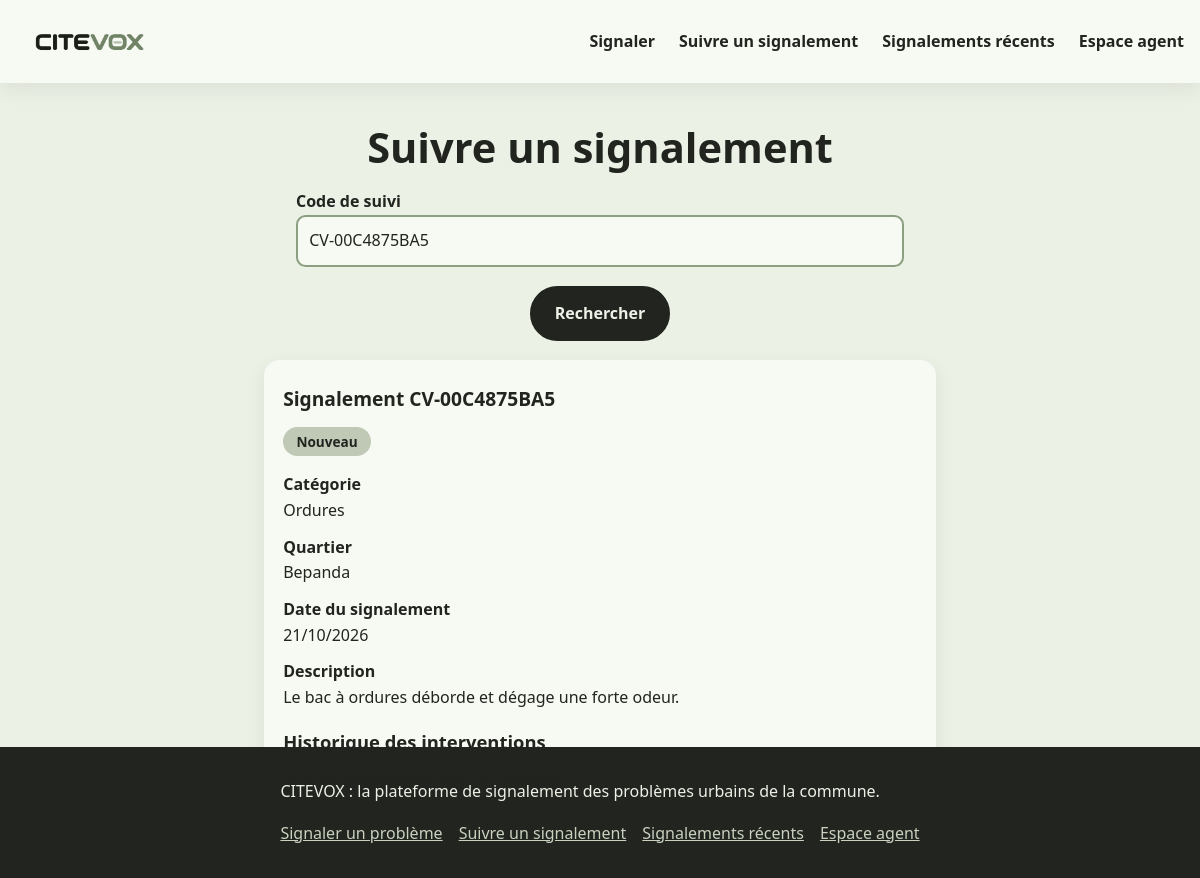
Page /suivre?code=CV-00C4875BA5 on the earlier database version.
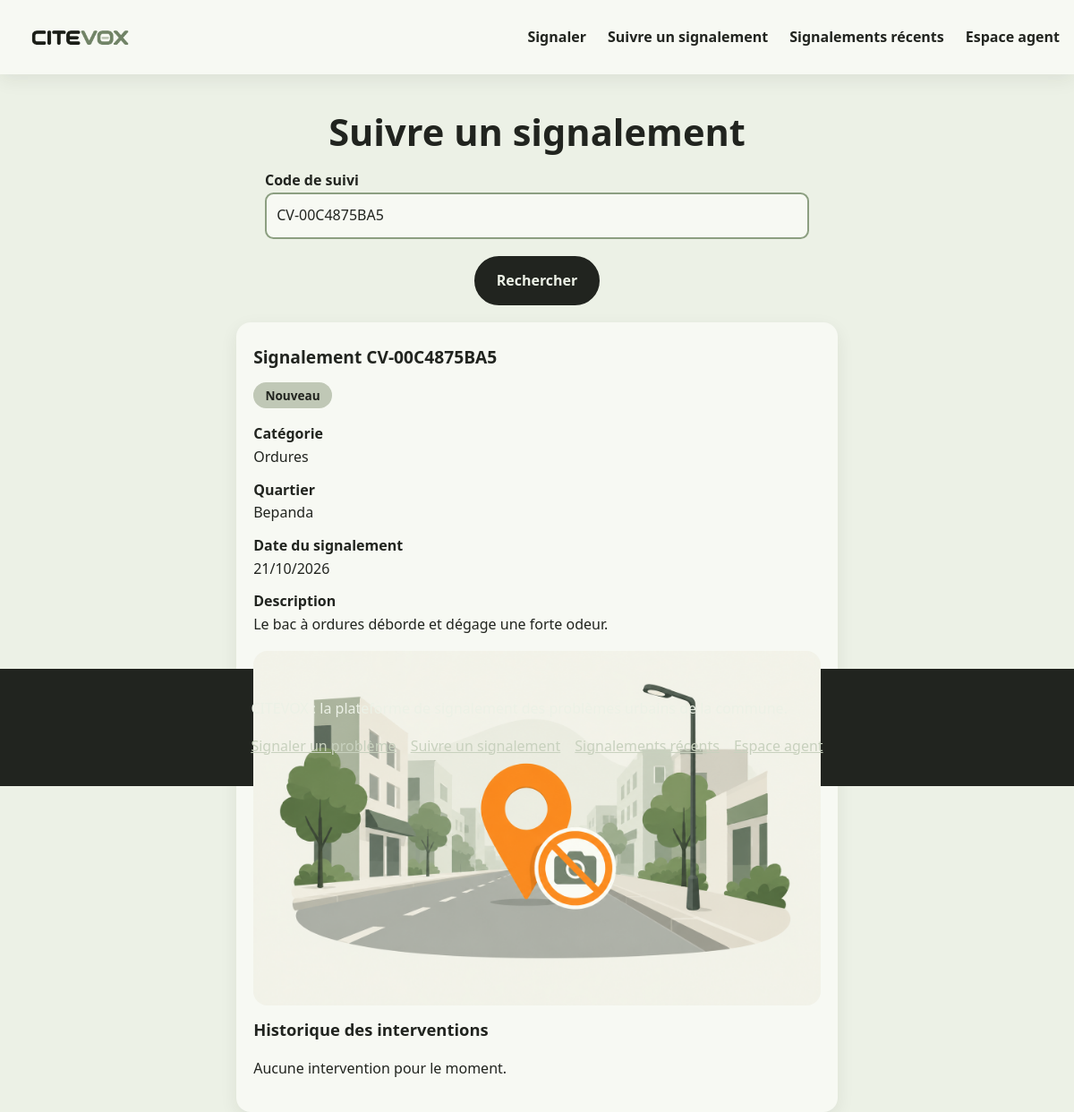
Same page on the later database version.
### tables this page shows
CREATE TABLE signalements (
    id INTEGER PRIMARY KEY AUTOINCREMENT,
    code_suivi TEXT NOT NULL UNIQUE,
    categorie_id INTEGER NOT NULL REFERENCES categories(id),
    quartier_id INTEGER NOT NULL REFERENCES quartiers(id),
    description TEXT NOT NULL CHECK (length(description) >= 20),
    reperage TEXT NOT NULL,
    telephone TEXT NOT NULL CHECK (length(telephone) = 9),
    photo TEXT,                         -- nom généré par le serveur (facultatif)
    statut TEXT NOT NULL DEFAULT 'nouveau'
        CHECK (statut IN ('nouveau', 'en_cours', 'resolu', 'rejete')),
    cree_le TEXT NOT NULL DEFAULT CURRENT_TIMESTAMP   -- UTC
);

CREATE TABLE categories (
    id INTEGER PRIMARY KEY AUTOINCREMENT,
    nom TEXT NOT NULL UNIQUE,
    slug TEXT NOT NULL UNIQUE,          -- nom des images : images/categories/<slug>.jpg
    service TEXT NOT NULL               -- service responsable
);

CREATE TABLE quartiers (
    id INTEGER PRIMARY KEY AUTOINCREMENT,
    nom TEXT NOT NULL UNIQUE
);

### app.py (the view)
@app.route("/suivre")
def suivre():
    code = request.args.get("code", "").strip().upper()
    s = historique = None
    if code:
        s = requete("SELECT s.*, c.nom AS categorie, q.nom AS quartier FROM signalements s"
                    " JOIN categories c ON c.id = s.categorie_id JOIN quartiers q ON q.id = s.quartier_id"
                    " WHERE s.code_suivi = ?", (code,), un=True)
        if s is None:
            flash("Aucun signalement ne correspond à ce code.", "erreur")
        else:  # ni téléphone, ni agent, ni identifiant interne
            historique = requete("SELECT date_intervention, commentaire, nouveau_statut FROM interventions"
                                 " WHERE signalement_id = ? ORDER BY date_intervention, id", (s["id"],))
    return render_template("suivre.html", code=code, s=s, historique=historique), (404 if code and s is None else 200)

### app.py (called while the page is built)
def get_db():
    if "db" not in g:
        g.db = sqlite3.connect(app.config["DATABASE"])
        g.db.row_factory = sqlite3.Row
        g.db.execute("PRAGMA foreign_keys = ON")
    return g.db

@app.teardown_appcontext
def fermer_db(exception):
    db = g.pop("db", None)
    if db is not None:
        db.close()

def requete(sql, params=(), un=False):
    curseur = get_db().execute(sql, params)
    return curseur.fetchone() if un else curseur.fetchall()

@app.before_request
def preparer_requete():
    if request.method == "POST":
        attendu, recu = session.get("csrf", ""), request.form.get("csrf", "")
        if not attendu or not hmac.compare_digest(recu.encode(), attendu.encode()):
            abort(400)
    g.agent = None
    if "agent_id" in session:
        g.agent = requete("SELECT * FROM agents WHERE id = ?", (session["agent_id"],), un=True)

@app.after_request
def entetes_securite(reponse):
    reponse.headers["X-Content-Type-Options"] = "nosniff"
    reponse.headers["Content-Security-Policy"] = "default-src 'self'; img-src 'self' blob:"
    return reponse

@app.context_processor
def contexte():
    return {"agent": g.get("agent"), "STATUTS": STATUTS}

@app.template_filter()
def date_fr(valeur):
    return datetime.strptime(valeur, "%Y-%m-%d %H:%M:%S").strftime("%d/%m/%Y")

### templates/suivre.html (shortened to what this page needs)
{% extends "base.html" %}
{% block contenu %}
<div style="height: 70vh;">
  <h1 style="text-align: center;">Suivre un signalement</h1>
  <form class="formulaire" method="get">
    <label for="code">Code de suivi</label>
    <input id="code" name="code" value="{{ code }}" placeholder="CV-XXXXXXXXXX" autocomplete="off" required>
    <button class="bouton" type="submit">Rechercher</button>
  </form>
  {% if s %}
  <article class="carte detail" style="margin: 0 auto;">
    <h2>Signalement {{ s.code_suivi }}</h2>
    <p><span class="statut {{ s.statut }}">{{ STATUTS[s.statut] }}</span></p>
    <dl>
      <dt>Catégorie</dt><dd>{{ s.categorie }}</dd>
      <dt>Quartier</dt><dd>{{ s.quartier }}</dd>
      <dt>Date du signalement</dt><dd>{{ s.cree_le|date_fr }}</dd>
      <dt>Description</dt><dd>{{ s.description }}</dd>
    </dl>
    {% if s.photo %}<img class="visuel" src="{{ url_for('static', filename='uploads/' ~ s.photo) }}" alt="Photo du problème signalé">{% endif %}
    <h3>Historique des interventions</h3>
    {% if historique %}
    <ul>
      {% for i in historique %}<li>{{ i.date_intervention|date_fr }}, {{ STATUTS[i.nouveau_statut]|lower }} : {{ i.commentaire }}</li>{% endfor %}
    </ul>
    {% else %}
    <p>Aucune intervention pour le moment.</p>
    {% endif %}
  </article>
  {% endif %}
</div>
{% endblock %}

### templates/base.html (shortened to what this page needs)
<!DOCTYPE html>
<html lang="fr">
<head>
  <link rel="stylesheet" href="{{ url_for('static', filename='css/style.css') }}">
</head>
<body>
  <header class="entete">
    <a href="{{ url_for('accueil') }}"><img class="logo" src="{{ url_for('static', filename='images/logo/logo.png') }}" alt="CITEVOX, retour à l'accueil" width="295" height="32"></a>
    <nav id="menu" aria-label="Navigation principale">
      <ul>
        <li><a href="{{ url_for('signaler') }}">Signaler</a></li>
        <li><a href="{{ url_for('suivre') }}">Suivre un signalement</a></li>
        <li><a href="{{ url_for('signalements') }}">Signalements récents</a></li>
        {% if agent %}
        <li><a href="{{ url_for('admin') }}">Espace agent</a></li>
        <li><form method="post" action="{{ url_for('deconnexion') }}"><input type="hidden" name="csrf" value="{{ jeton_csrf() }}"><button type="submit">Se déconnecter</button></form></li>
        {% else %}
        <li><a href="{{ url_for('connexion') }}">Espace agent</a></li>
        {% endif %}
      </ul>
    </nav>
  </header>
  <main id="contenu" class="conteneur">
    {% block contenu %}{% endblock %}
  </main>
  <footer class="pied">
    <div class="conteneur">
      <p>CITEVOX : la plateforme de signalement des problèmes urbains de la commune.</p>
      <ul>
        <li><a href="{{ url_for('signaler') }}">Signaler un problème</a></li>
        <li><a href="{{ url_for('suivre') }}">Suivre un signalement</a></li>
        <li><a href="{{ url_for('signalements') }}">Signalements récents</a></li>
        <li><a href="{{ url_for('connexion') }}">Espace agent</a></li>
      </ul>
    </div>
  </footer>
</body>
</html>

### static/css/style.css (style rules this page uses)
:root { --ivory: #ecf1e6; --ash-grey: #c0c8b6; --ash-grey-2: #c8d1be; --carbon-black: #21241f; --muted-teal: #8c9f81; --teal-fonce: #55654d; --carte: #f7f9f3; --rayon: 1rem; --ombre: 0 .4rem 1.2rem rgba(33, 36, 31, .08); }
* { box-sizing: border-box; }
body { margin: 0; font-family: "Segoe UI", Arial, sans-serif; line-height: 1.6; color: var(--carbon-black); background: var(--ivory); }
h1 { font-size: 1.9rem; line-height: 1.2; margin: 1.5rem 0 1rem; }
h2 { font-size: 1.5rem; line-height: 1.25; margin: 2.5rem 0 1rem; }
h3 { font-size: 1.15rem; margin: 0 0 .4rem; }
a { color: var(--teal-fonce); }
img { max-width: 100%; height: auto; display: block; }
.conteneur { max-width: 70rem; margin: 0 auto; padding: 1rem; align-items: center; }
.entete { display: flex; justify-content: space-between; align-items: center; flex-wrap: wrap; padding: .6rem 1rem; background: var(--carte); box-shadow: var(--ombre); }
.logo { height: 4rem; width: auto; mix-blend-mode: multiply; }
#menu { display: none; width: 100%; }
#menu ul { list-style: none; margin: 0; padding: 0; }
#menu a, #menu button { display: block; padding: .8rem 0; border: 0; background: none; color: var(--carbon-black); font: inherit; font-weight: 600; text-decoration: none; cursor: pointer; }
.bouton { display: inline-block; padding: .8rem 1.4rem; border: 2px solid var(--carbon-black); border-radius: 2rem; background: var(--carbon-black); color: var(--ivory); font: inherit; font-weight: 700; text-decoration: none; cursor: pointer; }
.visuel { width: 100%; aspect-ratio: 4 / 3; object-fit: cover; border-radius: var(--rayon); }
.carte, .chiffre { margin: 0; padding: 1.2rem; border-radius: var(--rayon); background: var(--carte); box-shadow: var(--ombre); }
.carte .visuel { margin-bottom: .8rem; aspect-ratio: 16 / 10; }
.carte h2 { margin: .5rem 0; font-size: 1.2rem; }
h1:not(#accueil), .precedes-form { text-align: center; }
.formulaire { max-width: 38rem; margin: 0 auto; }
label { display: block; margin-top: 1rem; font-weight: 600; }
input, select, textarea { width: 100%; padding: .7rem; border: 2px solid var(--muted-teal); border-radius: .6rem; background: var(--carte); color: inherit; font: inherit; }
.formulaire .bouton { margin: 1.2rem auto; display: block; }
.statut { display: inline-block; padding: .1rem .7rem; border: 2px solid transparent; border-radius: 1rem; background: var(--ash-grey); font-size: .85rem; font-weight: 700; }
.detail { max-width: 42rem; margin-top: 1.5rem; }
dt { font-weight: 700; }
dd { margin: 0 0 .7rem; }
.pied { margin-top: 3rem; display: flex; flex-direction: column; justify-content: center; background: var(--carbon-black); color: var(--ivory); }
.pied a { color: var(--ash-grey-2); }
.pied ul { display: flex; flex-wrap: wrap; gap: 1rem; list-style: none; padding: 0; }
@media (min-width: 768px) { #menu { display: block; width: auto; } }
@media (min-width: 768px) { #menu ul { display: flex; align-items: center; gap: 1.5rem; } }
@media (min-width: 992px) { h1 { font-size: 2.6rem; } }

Differences in the rows shown:
changed signalements "CV-00C4875BA5": photo: picture added
